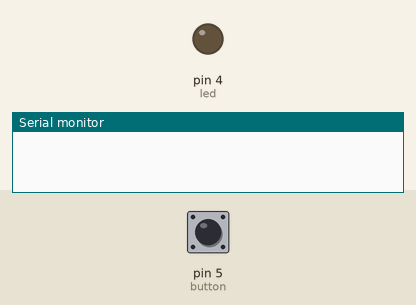
Simulated run of this sketch. Board: Arduino Uno, built with avr-gcc and run on an emulated ATmega328P. Shown: output pins drawn as LEDs (lit = HIGH), the last lines printed to the serial monitor. The test bench sets the inputs (shaded band); at power-on: pin 5 (button) HIGH.

Above: at 1.2 s.
1.3 s: pin 5 (button) pulled LOW for 0.15 s
At 2.5 s:
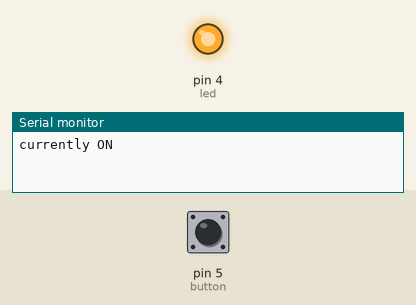
2.9 s: pin 5 (button) pulled LOW for 1 s
At 3.8 s:
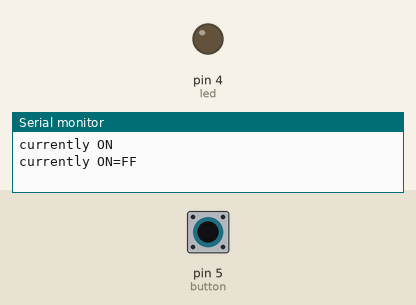
5.4 s: pin 5 (button) pulled LOW for 3.2 s
At 5.8 s:
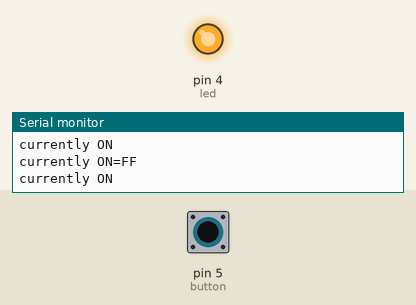
Timing chart, 0 to 8.4 s (numbered marks = the images above; inputs shaded):
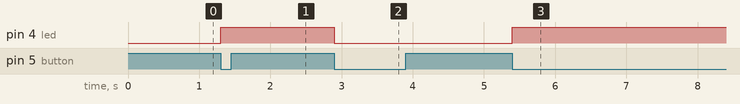

The sketch:

button-led-toggle.ino
```cpp
// tinkercad: working
// arduino: working

int led = 4, button = 5;
int mode = 0, old = 0, current;

void setup() {
  pinMode(led,OUTPUT);
  pinMode(button,INPUT);

  Serial.begin(9600);
}

void loop() {
  int current = digitalRead(button);
  if(current == 0 && old == 1){
    if(mode == 0){
      digitalWrite(led, HIGH);
      Serial.println("currently ON");
      mode = 1;
    }
    else{
      digitalWrite(led, LOW);
      Serial.println("currently ON=FF");
      mode = 0;
    }
    delay(500);
  }
  old = current;
}
```

Measured:
- after the input at 1.3 s, pin 4 (led): LOW → HIGH at once
- after the input at 2.9 s, pin 4 (led): HIGH → LOW at once
- after the input at 5.4 s, pin 4 (led): LOW → HIGH at once
